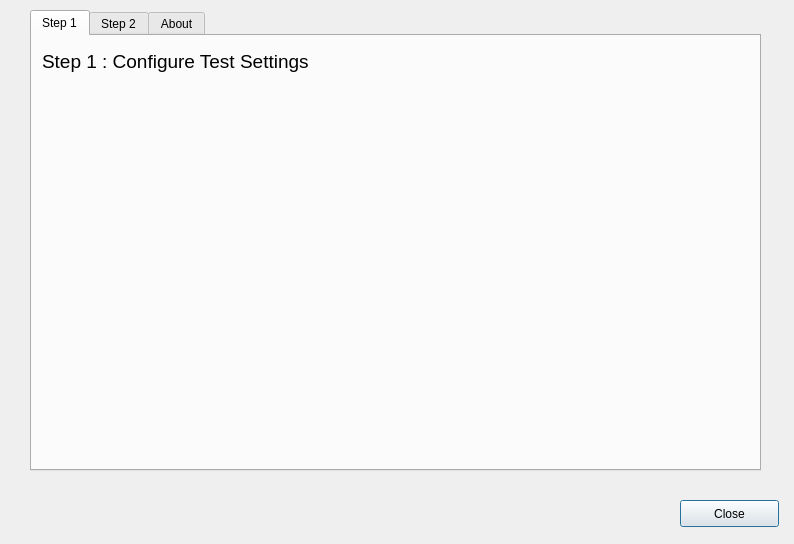
<?xml version="1.0" encoding="UTF-8"?>
<ui version="4.0">
 <class>Dialog</class>
 <widget class="QDialog" name="Dialog">
  <property name="geometry">
   <rect>
    <x>0</x>
    <y>0</y>
    <width>794</width>
    <height>544</height>
   </rect>
  </property>
  <property name="windowTitle">
   <string>Dialog</string>
  </property>
  <widget class="QTabWidget" name="tabWidget">
   <property name="geometry">
    <rect>
     <x>30</x>
     <y>10</y>
     <width>731</width>
     <height>461</height>
    </rect>
   </property>
   <property name="currentIndex">
    <number>0</number>
   </property>
   <widget class="QWidget" name="tab">
    <attribute name="title">
     <string>Step 1</string>
    </attribute>
    <widget class="QLabel" name="label">
     <property name="geometry">
      <rect>
       <x>10</x>
       <y>10</y>
       <width>731</width>
       <height>31</height>
      </rect>
     </property>
     <property name="font">
      <font>
       <pointsize>14</pointsize>
      </font>
     </property>
     <property name="text">
      <string>Step 1 : Configure Test Settings</string>
     </property>
    </widget>
   </widget>
   <widget class="QWidget" name="tab_2">
    <attribute name="title">
     <string>Step 2</string>
    </attribute>
    <widget class="QLabel" name="label_2">
     <property name="geometry">
      <rect>
       <x>10</x>
       <y>10</y>
       <width>731</width>
       <height>31</height>
      </rect>
     </property>
     <property name="font">
      <font>
       <pointsize>14</pointsize>
      </font>
     </property>
     <property name="text">
      <string>Step 2 : Run Tests </string>
     </property>
    </widget>
   </widget>
   <widget class="QWidget" name="tab_3">
    <attribute name="title">
     <string>About</string>
    </attribute>
    <widget class="QLabel" name="label_3">
     <property name="geometry">
      <rect>
       <x>150</x>
       <y>30</y>
       <width>391</width>
       <height>31</height>
      </rect>
     </property>
     <property name="font">
      <font>
       <pointsize>17</pointsize>
       <weight>75</weight>
       <bold>true</bold>
      </font>
     </property>
     <property name="text">
      <string>QoS-Performance Network Tester</string>
     </property>
    </widget>
    <widget class="QLabel" name="aboutText">
     <property name="geometry">
      <rect>
       <x>40</x>
       <y>90</y>
       <width>641</width>
       <height>181</height>
      </rect>
     </property>
     <property name="text">
      <string/>
     </property>
    </widget>
   </widget>
  </widget>
  <widget class="QPushButton" name="close_button">
   <property name="geometry">
    <rect>
     <x>680</x>
     <y>500</y>
     <width>99</width>
     <height>27</height>
    </rect>
   </property>
   <property name="text">
    <string>Close</string>
   </property>
  </widget>
 </widget>
 <resources/>
 <connections/>
</ui>
